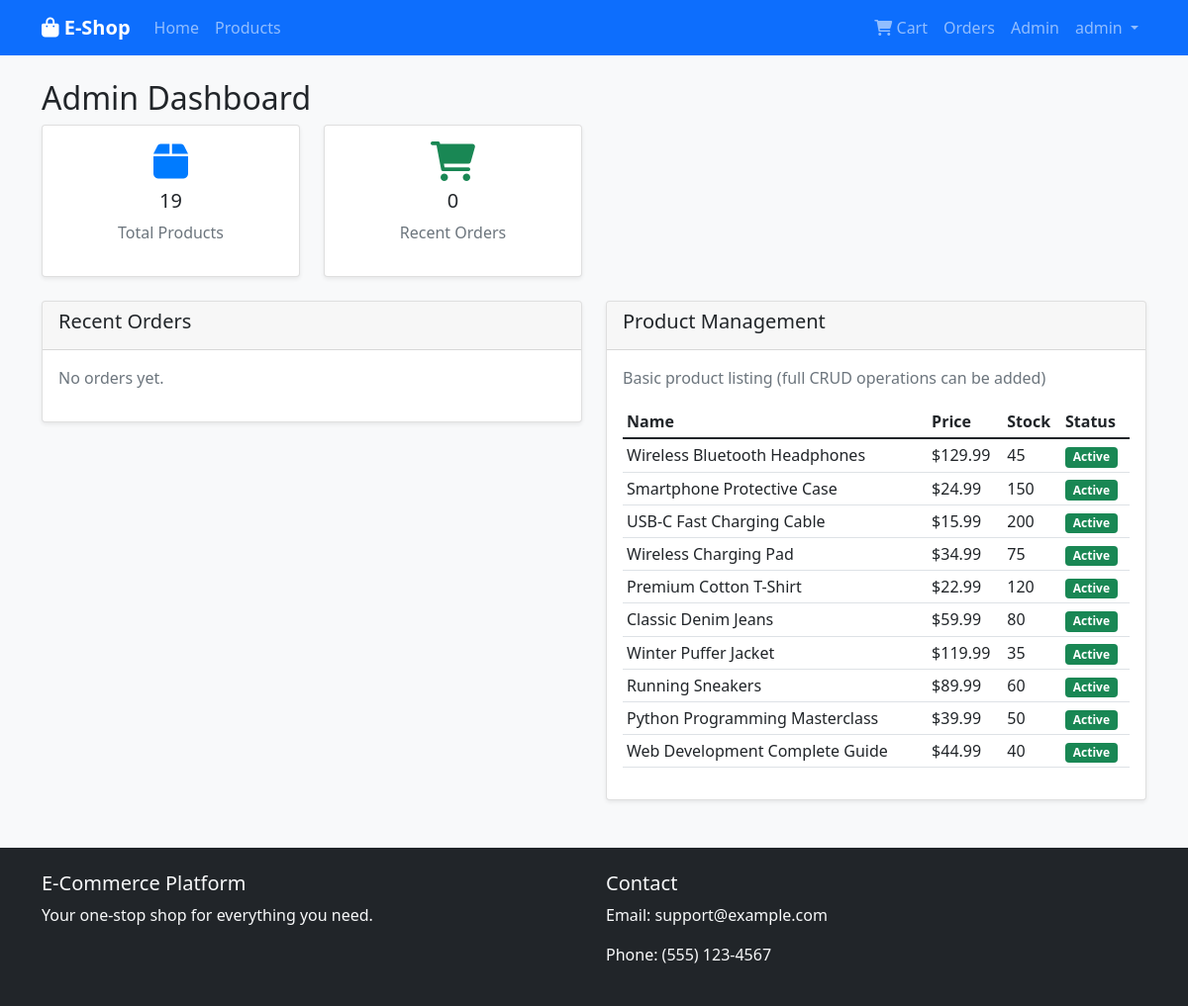
The page /admin (signed in) on the database its author committed.
### models.py (models this page shows, shortened)
class User(UserMixin, db.Model):
    id = db.Column(db.Integer, primary_key=True)
    username = db.Column(db.String(80), unique=True, nullable=False)
    email = db.Column(db.String(120), unique=True, nullable=False)
    password_hash = db.Column(db.String(120), nullable=False)
    first_name = db.Column(db.String(50), nullable=False)
    last_name = db.Column(db.String(50), nullable=False)
    address = db.Column(db.Text)
    phone = db.Column(db.String(20))
    created_at = db.Column(db.DateTime, default=datetime.utcnow)
    is_admin = db.Column(db.Boolean, default=False)
    cart_items = db.relationship('CartItem', backref='user', lazy=True, cascade='all, delete-orphan')
    orders = db.relationship('Order', backref='user', lazy=True)

class Product(db.Model):
    id = db.Column(db.Integer, primary_key=True)
    name = db.Column(db.String(100), nullable=False)
    description = db.Column(db.Text)
    price = db.Column(db.Numeric(10, 2), nullable=False)
    stock_quantity = db.Column(db.Integer, nullable=False, default=0)
    image_filename = db.Column(db.String(100))
    category_id = db.Column(db.Integer, db.ForeignKey('category.id'), nullable=False)
    created_at = db.Column(db.DateTime, default=datetime.utcnow)
    is_active = db.Column(db.Boolean, default=True)
    cart_items = db.relationship('CartItem', backref='product', lazy=True)
    order_items = db.relationship('OrderItem', backref='product', lazy=True)

### app.py (the view)
@app.route('/admin')
@login_required
def admin():
    if not current_user.is_admin:
        flash('Access denied - Admin privileges required')
        return redirect(url_for('index'))
    products = Product.query.all()
    orders = Order.query.order_by(Order.created_at.desc()).limit(10).all()
    stats = {
        'total_users': User.query.count(),
        'total_products': Product.query.count(),
        'total_orders': Order.query.count(),
        'active_products': Product.query.filter_by(is_active=True).count(),
    }
    return render_template('admin.html', products=products, orders=orders, stats=stats)

### app.py (called while the page is built)
@login_manager.user_loader
def load_user(user_id):
    return User.query.get(int(user_id))

### templates/admin.html (shortened to what this page needs)
{% extends "base.html" %}
{% block content %}
<h2>Admin Dashboard</h2>
<div class="row mb-4">
    <div class="col-md-3">
        <div class="card text-center">
            <div class="card-body">
                <i class="fas fa-box fa-3x text-primary mb-2"></i>
                <h5>{{ products|length }}</h5>
                <p class="text-muted">Total Products</p>
            </div>
        </div>
    </div>
    <div class="col-md-3">
        <div class="card text-center">
            <div class="card-body">
                <i class="fas fa-shopping-cart fa-3x text-success mb-2"></i>
                <h5>{{ orders|length }}</h5>
                <p class="text-muted">Recent Orders</p>
            </div>
        </div>
    </div>
</div>
<div class="row">
    <div class="col-md-6">
        <div class="card">
            <div class="card-header">
                <h5>Recent Orders</h5>
            </div>
            <div class="card-body">
                {% if orders %}
                <div class="table-responsive">
                    <table class="table table-sm">
                        <thead>
                            <tr>
                                <th>Order ID</th>
                                <th>Customer</th>
                                <th>Total</th>
                                <th>Status</th>
                                <th>Date</th>
                            </tr>
                        </thead>
                        <tbody>
                            {% for order in orders %}
                            <tr>
                                <td>#{{ order.id }}</td>
                                <td>{{ order.user.username }}</td>
                                <td>${{ "%.2f"|format(order.total_amount) }}</td>
                                <td>
                                    <span class="badge
                                        {% if order.status == 'paid' %}bg-success
                                        {% elif order.status == 'pending' %}bg-warning
                                        {% elif order.status == 'shipped' %}bg-info
                                        {% elif order.status == 'delivered' %}bg-primary
                                        {% elif order.status == 'cancelled' %}bg-danger
                                        {% endif %}">
                                        {{ order.status.title() }}
                                    </span>
                                </td>
                                <td>{{ order.created_at.strftime('%m/%d/%Y') }}</td>
                            </tr>
                            {% endfor %}
                        </tbody>
                    </table>
                </div>
                {% else %}
                <p class="text-muted">No orders yet.</p>
                {% endif %}
            </div>
        </div>
    </div>
    <div class="col-md-6">
        <div class="card">
            <div class="card-header">
                <h5>Product Management</h5>
            </div>
            <div class="card-body">
                <p class="text-muted">Basic product listing (full CRUD operations can be added)</p>
                {% if products %}
                <div class="table-responsive">
                    <table class="table table-sm">
                        <thead>
                            <tr>
                                <th>Name</th>
                                <th>Price</th>
                                <th>Stock</th>
                                <th>Status</th>
                            </tr>
                        </thead>
                        <tbody>
                            {% for product in products[:10] %}
                            <tr>
                                <td>{{ product.name }}</td>
                                <td>${{ "%.2f"|format(product.price) }}</td>
                                <td>{{ product.stock_quantity }}</td>
                                <td>
                                    {% if product.is_active %}
                                        <span class="badge bg-success">Active</span>
                                    {% else %}
                                        <span class="badge bg-secondary">Inactive</span>
                                    {% endif %}
                                </td>
                            </tr>
                            {% endfor %}
                        </tbody>
                    </table>
                </div>
                {% else %}
                <p class="text-muted">No products yet.</p>
                {% endif %}
            </div>
        </div>
    </div>
</div>
{% endblock %}

### templates/base.html (shortened to what this page needs)
<!DOCTYPE html>
<html lang="en">
<head>
    <link href="https://cdn.jsdelivr.net/npm/bootstrap@5.1.3/dist/css/bootstrap.min.css" rel="stylesheet">
    <link href="https://cdnjs.cloudflare.com/ajax/libs/font-awesome/6.0.0/css/all.min.css" rel="stylesheet">
    <link href="{{ url_for('static', filename='css/style.css') }}" rel="stylesheet">
</head>
<body>
    <nav class="navbar navbar-expand-lg navbar-dark bg-primary">
        <div class="container">
            <a class="navbar-brand" href="{{ url_for('index') }}">
                <i class="fas fa-shopping-bag"></i> E-Shop
            </a>
            <div class="collapse navbar-collapse" id="navbarNav">
                <ul class="navbar-nav me-auto">
                    <li class="nav-item">
                        <a class="nav-link" href="{{ url_for('index') }}">Home</a>
                    </li>
                    <li class="nav-item">
                        <a class="nav-link" href="{{ url_for('products') }}">Products</a>
                    </li>
                </ul>
                <ul class="navbar-nav">
                    {% if current_user.is_authenticated %}
                        <li class="nav-item">
                            <a class="nav-link" href="{{ url_for('cart') }}">
                                <i class="fas fa-shopping-cart"></i> Cart
                            </a>
                        </li>
                        <li class="nav-item">
                            <a class="nav-link" href="{{ url_for('orders') }}">Orders</a>
                        </li>
                        {% if current_user.is_admin %}
                        <li class="nav-item">
                            <a class="nav-link" href="{{ url_for('admin') }}">Admin</a>
                        </li>
                        {% endif %}
                        <li class="nav-item dropdown">
                            <a class="nav-link dropdown-toggle" href="#" id="navbarDropdown" role="button" data-bs-toggle="dropdown">
                                {{ current_user.username }}
                            </a>
                        </li>
                    {% endif %}
                </ul>
            </div>
        </div>
    </nav>
    <main class="container mt-4">
        {% block content %}{% endblock %}
    </main>
    <footer class="bg-dark text-light mt-5 py-4">
        <div class="container">
            <div class="row">
                <div class="col-md-6">
                    <h5>E-Commerce Platform</h5>
                    <p>Your one-stop shop for everything you need.</p>
                </div>
                <div class="col-md-6">
                    <h5>Contact</h5>
                    <p>Email: <email>support@example.com</email></p>
                    <p>Phone: <phone>(555) 123-4567</phone></p>
                </div>
            </div>
        </div>
    </footer>
</body>
</html>

### static/css/style.css (style rules this page uses)
body { background-color: #f8f9fa; }
.card { box-shadow: 0 0.125rem 0.25rem rgba(0, 0, 0, 0.075); border: 1px solid rgba(0, 0, 0, 0.125); }
.navbar-brand { font-weight: bold; }
.text-primary { color: #007bff !important; }
.badge { font-size: 0.75em; }
footer { margin-top: auto; }
.card .fa-3x { font-size: 2.5rem; }

### rows shown on the page
User: username "admin"
Product: name "Wireless Bluetooth Headphones", price "129.99", stock_quantity "45", is_active "Active"
Product: name "Smartphone Protective Case", price "24.99", stock_quantity "150", is_active "Active"
Product: name "USB-C Fast Charging Cable", price "15.99", stock_quantity "200", is_active "Active"
Product: name "Wireless Charging Pad", price "34.99", stock_quantity "75", is_active "Active"
Product: name "Premium Cotton T-Shirt", price "22.99", stock_quantity "120", is_active "Active"
Product: name "Classic Denim Jeans", price "59.99", stock_quantity "80", is_active "Active"
Product: name "Winter Puffer Jacket", price "119.99", stock_quantity "35", is_active "Active"
Product: name "Running Sneakers", price "89.99", stock_quantity "60", is_active "Active"
Product: name "Python Programming Masterclass", price "39.99", stock_quantity "50", is_active "Active"
Product: name "Web Development Complete Guide", price "44.99", stock_quantity "40", is_active "Active"

### other values the page prints
{{ products|length }} "19"
{{ orders|length }} "0"
